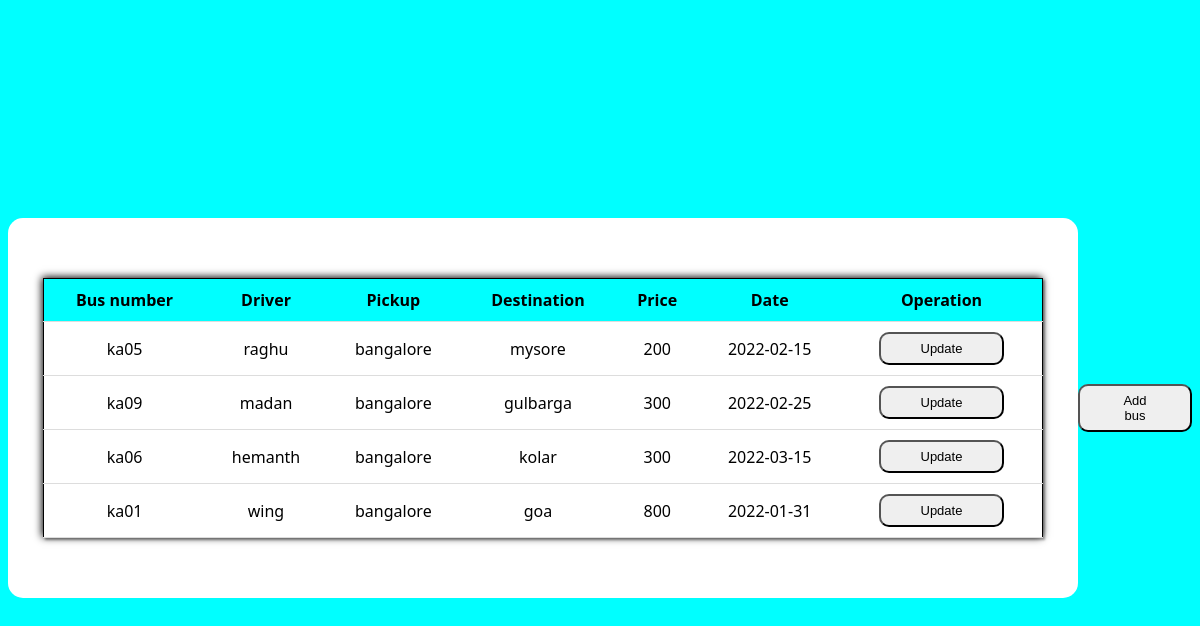
Page /schedule.php on the committed database.
### tables this page shows
CREATE TABLE `bus_list` (
  `id` int(200) NOT NULL,
  `bus_number` varchar(200) NOT NULL,
  `Driver` varchar(200) NOT NULL,
  `pickup` varchar(200) NOT NULL,
  `dest` varchar(200) NOT NULL,
  `price` int(11) NOT NULL,
  `depart_date` date NOT NULL
);

### schedule.php (the view, shortened to what this page needs)
<!DOCTYPE html>
<html lang="en">
<head>
</head>
<body>
<?php
include 'connectsu.php';
$sql="select * from bus_list";
$result=mysqli_query($con,$sql);
?>
    <div class="output">
        <table >
        <tr class="tablehead">
          <th scope="col">Bus number</th>
          <th scope="col">Driver</th>
         <th>Pickup</th>
         <th>Destination</th>
         <th>Price</th>
         <th>Date</th>
          <th>Operation</th>
        </tr>
  <?php
if($result){
  while($row =mysqli_fetch_assoc($result)){
    $id=$row['id'];
    $bus=$row['bus_number'];
    $driver=$row['Driver'];
    $pick=$row['pickup'];
    $dest=$row['dest'];
    $price=$row['price'];
    $rate=$row['depart_date'];
    echo '<tr>
    <td>'.$bus.'</td>
    <td>'.$driver.'</td>
    <td>'.$pick.'</td>
    <td>'.$dest.'</td>
    <td>'.$price.'</td>
    <td>'.$rate.'</td>
  <td><button ><a href="updatebusticket.php?updatebusid='.$id.'" >Update</a></button></td>
  </tr>';
  }
}
?>
    </table>
    </div>
    <div>
        <button >
            <a href="addbus.php">Add bus</a>
        </button>
    </div>
</body>
</html>

### schedule.php (style rules this page uses)
a { text-decoration: none; color:inherit; }
body { font-family: 'Segoe UI'; height: 800px; display: flex; align-items: center; justify-content: center; background-size: cover; background-position: center; text-align: center; background:aqua; background-image: url(./images/bus1.jpg); background-size: cover; display: flex; justify-content: space-evenly; }
.output { background-color:white; position: relative; padding: 60px 35px; border-radius: 15px; }
table { left: 50%; top: 50%; border-collapse: collapse; width: 1000px; border: 1px solid black; box-shadow: 2px 2px 2px rgba(0, 0, 0, 0.3),-1px -1px 8px; }
tr { cursor: pointer; transition: all.2s ease-in; }
td,th { padding: 10px; border-bottom: 1px solid #ddd; }
.tablehead { background-color: aqua; }
button { cursor: pointer; padding: 7px 40px; font-size: 13px; border-radius: 10px; text-align:center; }

### rows in the picture
bus_list: bus_number "ka05", Driver "raghu", pickup "bangalore", dest "mysore", price "200", depart_date "2022-02-15"
bus_list: bus_number "ka09", Driver "madan", pickup "bangalore", dest "gulbarga", price "300", depart_date "2022-02-25"
bus_list: bus_number "ka06", Driver "hemanth", pickup "bangalore", dest "kolar", price "300", depart_date "2022-03-15"
bus_list: bus_number "ka01", Driver "wing", pickup "bangalore", dest "goa", price "800", depart_date "2022-01-31"
